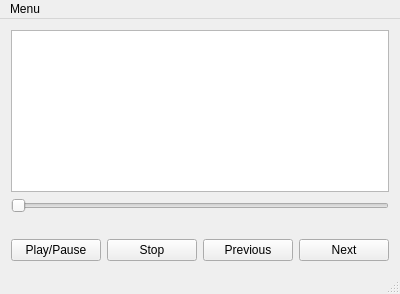
<?xml version="1.0" encoding="UTF-8"?>
<ui version="4.0">
 <class>MainWindow</class>
 <widget class="QMainWindow" name="MainWindow">
  <property name="geometry">
   <rect>
    <x>0</x>
    <y>0</y>
    <width>400</width>
    <height>294</height>
   </rect>
  </property>
  <property name="windowTitle">
   <string>QuickPlayer</string>
  </property>
  <widget class="QWidget" name="centralWidget">
   <property name="sizePolicy">
    <sizepolicy hsizetype="Expanding" vsizetype="Expanding">
     <horstretch>0</horstretch>
     <verstretch>0</verstretch>
    </sizepolicy>
   </property>
   <layout class="QGridLayout" name="gridLayout">
    <item row="0" column="0">
     <layout class="QVBoxLayout" name="verticalLayout">
      <property name="sizeConstraint">
       <enum>QLayout::SetDefaultConstraint</enum>
      </property>
      <item>
       <widget class="QListView" name="playlist"/>
      </item>
      <item>
       <widget class="QSlider" name="musicSlider">
        <property name="orientation">
         <enum>Qt::Horizontal</enum>
        </property>
       </widget>
      </item>
      <item>
       <layout class="QHBoxLayout" name="horizontalLayout">
        <item>
         <widget class="QLabel" name="time">
          <property name="text">
           <string/>
          </property>
         </widget>
        </item>
        <item>
         <widget class="QLabel" name="duration">
          <property name="layoutDirection">
           <enum>Qt::LeftToRight</enum>
          </property>
          <property name="text">
           <string/>
          </property>
          <property name="alignment">
           <set>Qt::AlignRight|Qt::AlignTrailing|Qt::AlignVCenter</set>
          </property>
         </widget>
        </item>
       </layout>
      </item>
      <item>
       <layout class="QHBoxLayout" name="horizontalLayout_2">
        <item>
         <widget class="QPushButton" name="controlB">
          <property name="text">
           <string>Play/Pause</string>
          </property>
         </widget>
        </item>
        <item>
         <widget class="QPushButton" name="stopB">
          <property name="text">
           <string>Stop</string>
          </property>
         </widget>
        </item>
        <item>
         <widget class="QPushButton" name="prevB">
          <property name="text">
           <string>Previous</string>
          </property>
         </widget>
        </item>
        <item>
         <widget class="QPushButton" name="nextB">
          <property name="text">
           <string>Next</string>
          </property>
         </widget>
        </item>
       </layout>
      </item>
     </layout>
    </item>
   </layout>
  </widget>
  <widget class="QMenuBar" name="menuBar">
   <property name="geometry">
    <rect>
     <x>0</x>
     <y>0</y>
     <width>400</width>
     <height>22</height>
    </rect>
   </property>
   <widget class="QMenu" name="menuMenu">
    <property name="title">
     <string>Menu</string>
    </property>
    <widget class="QMenu" name="menuChoose_directory">
     <property name="title">
      <string>Choose directory...</string>
     </property>
     <addaction name="actionlocal"/>
    </widget>
    <addaction name="menuChoose_directory"/>
    <addaction name="actionAbout_Qt"/>
    <addaction name="actionAbout"/>
    <addaction name="actionQuit"/>
   </widget>
   <addaction name="menuMenu"/>
  </widget>
  <widget class="QStatusBar" name="statusBar"/>
  <action name="actionAbout">
   <property name="text">
    <string>About</string>
   </property>
  </action>
  <action name="actionlocal">
   <property name="text">
    <string>local</string>
   </property>
  </action>
  <action name="actionAbout_Qt">
   <property name="text">
    <string>About Qt</string>
   </property>
  </action>
  <action name="actionQuit">
   <property name="text">
    <string>Quit</string>
   </property>
  </action>
 </widget>
 <layoutdefault spacing="6" margin="11"/>
 <resources/>
 <connections/>
</ui>
